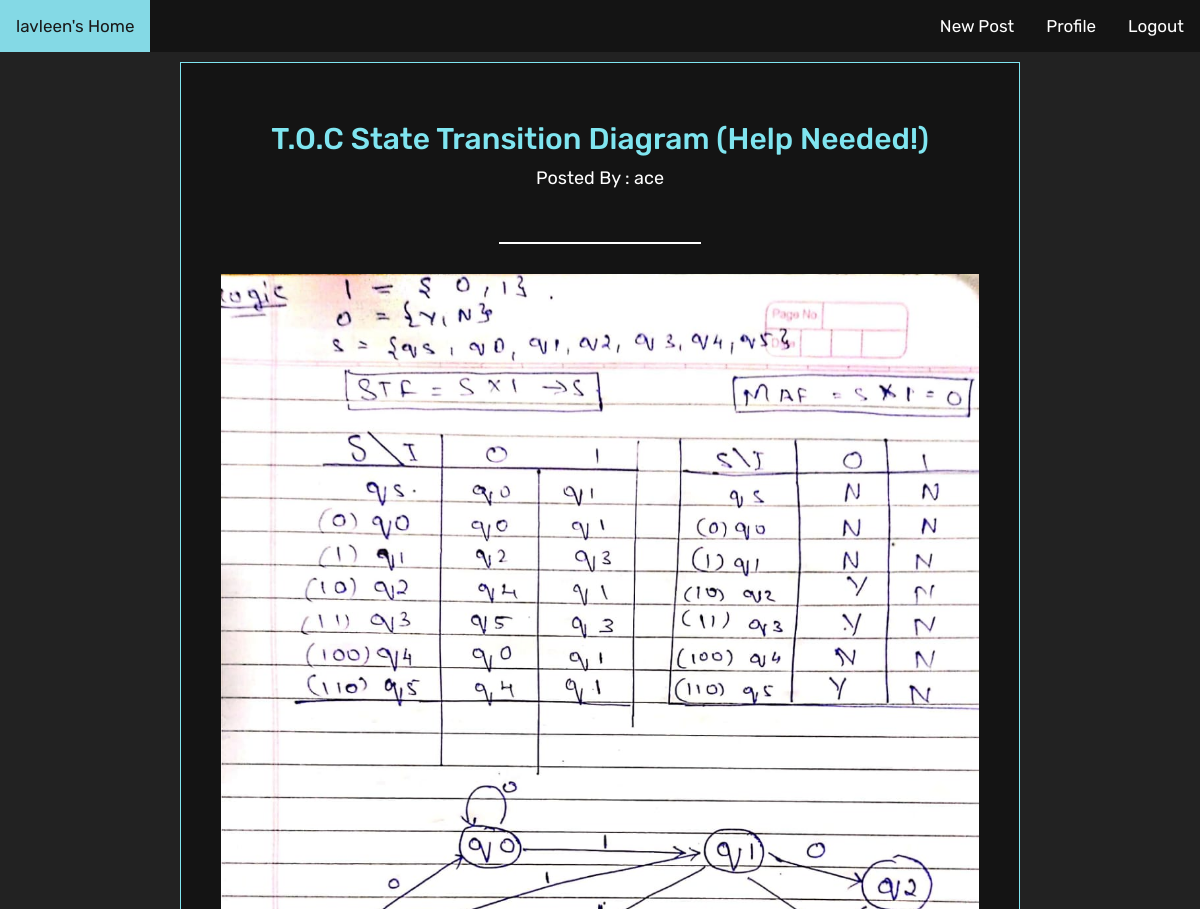
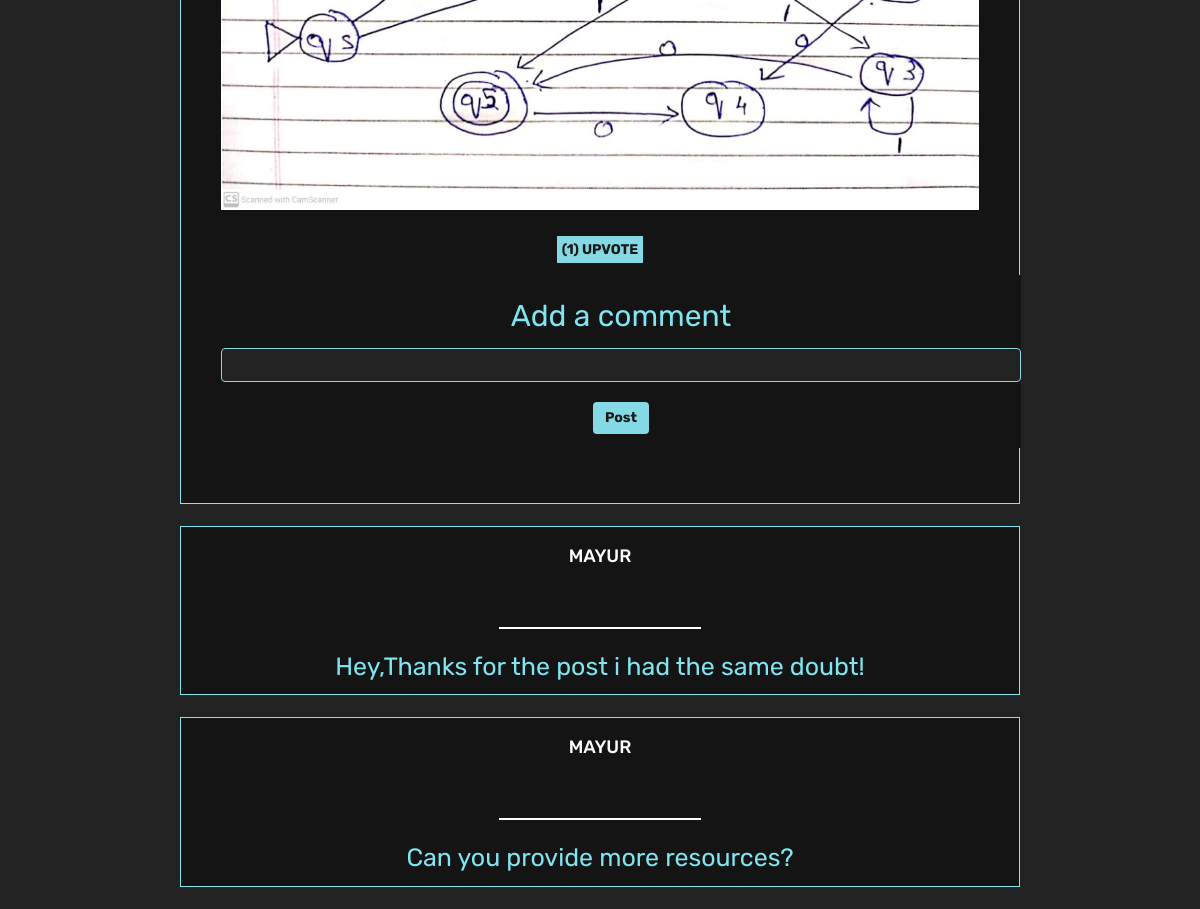
Page /comment.php?id=2 (signed in) on the committed database (2 pictures, top to bottom).
### tables this page shows
CREATE TABLE `posttable` (
  `title` varchar(255) NOT NULL,
  `content` longtext NOT NULL,
  `author` varchar(255) NOT NULL,
  `image` varchar(255) DEFAULT NULL,
  `id` int(11) NOT NULL,
  `likes` int(11) NOT NULL DEFAULT 0,
  `dislikes` int(11) NOT NULL DEFAULT 0,
  `tag` varchar(50) DEFAULT NULL
);

CREATE TABLE `postcomments` (
  `postid` int(11) NOT NULL,
  `email` varchar(255) NOT NULL,
  `comment` varchar(255) NOT NULL,
  `dates` date DEFAULT NULL
);

### getSpecificPost.php (the view, shortened to what this page needs)
<?php
function getSpecificPosts(){
  $con = mysqli_connect("localhost","root","","posts");
  $srch=$_GET['id'];
  $query="SELECT * FROM `posttable` where id ='$srch'";
  $query2="SELECT * FROM `postcomments` where postid ='$srch' order by dates desc";
  $result=mysqli_query($con,$query);
  while($row=mysqli_fetch_array($result)){
    echo '
    <div class="container">
    <h3 class="posttitle">'.$row['title'].'</h3>
    <p class="postcontent">Posted By : '.$row['author'].'</p>
    <br>
    <hr width="200px">
    <p class="postcontent">'.$row['content'].'<p>
    <img src="uploads/'.$row['image'].'"class="imgt" ?>
    <br>
    <div class ="interact">
    <a class="btnLike" href="like.php?id='.$row["id"].'"><span>('.$row["likes"].') </span>UPVOTE</a>
    </div>
    <div class="searchbar2">
    <form action="addComment.php?id='.$row["id"].'" method="POST" id="form1">
    	<br>
      <p class="posttitle" style="">Add a comment</p>
      <input type="text" class="form-control" name="text" id="title">
      <br>
      <button type="submit" class="btn btn-primary" id="lgn">Post</button>
    </form>
    </div>
    </div>
    ';
    $result2=mysqli_query($con,$query2);
    while($row2=mysqli_fetch_array($result2)){
      echo '
      <div class="searchbar">
      <h3 class="cmname">'.$row2['email'].'</h3>
      <h3 class="cmname">'.$row2['dates'].'</h3>
      <hr width="200px">
      <p class="cmcontent">'.$row2['comment'].'</p>
      ';
      if($_SESSION['email']===$row2['email'])
      {
        echo '
        <a class="btnLike" style="width:6%;" href="deleteComment.php?id='.$row["id"].'">DELETE</a>
        <br>
        </div>
        ';
      }
      else{
        echo'
        </div>';
      }
  }
}
}

### styles/inprof.css (style rules this page uses)
body { background: #222222; }
.imgt { display: block; margin-left: auto; margin-right: auto; width: 100%; }
#lgn { background-color:#fff; color:#222222; border:0; font-family: 'Rubik', sans-serif; }
.container { display: flex; flex-direction: column; align-items: center; background: #141414; border:1px solid #7FE5F0; margin-top: 10px; margin-bottom: 10px; padding:40px; width:70%; }
.searchbar { background: #141414; border:1px solid #7FE5F0; width: 70%; margin:22px auto; display: table; }
.searchbar2 { background: #141414; text-align: center; width: 50%; margin:15px auto ; display: table; }
.searchbar { display: flex; flex-direction: column; align-items: center; text-align: center; }
hr { border: 1px solid ; color:#fff; }
.posttitle { font-size: 30px; font-family: 'Rubik', sans-serif; color:#7FE5F0; }
.cmcontent { font-size: 25px; font-family: 'Rubik', sans-serif; color:#7FE5F0; }
.postcontent { font-size: 18px; font-family: 'Rubik', sans-serif; color:#fff; }
.cmname { text-transform: uppercase; font-size: 18px; font-family: 'Rubik', sans-serif; color:#fff; }
#title { width: 800px; border: 1px solid #84D9E5; background:#222222; color:#fff }
#lgn { background-color:#84D9E5; color:#191919; border:0; font-weight: bold; font-family: 'Rubik', sans-serif; }
.btnLike { width: 100%; padding: 5px; background-color:#84D9E5; color:#191919; border:0; font-weight: bold; font-family: 'Rubik', sans-serif; }

### rows in the picture
posttable: title "T.O.C State Transition Diagram (Help Needed!)", author "ace", image (picture), likes "1"
postcomments: email "MAYUR", comment "Hey,Thanks for the post i had the same doubt!"
postcomments: email "MAYUR", comment "Can you provide more resources?"

### other values in the picture
$_SESSION["email"] "lavleen"
